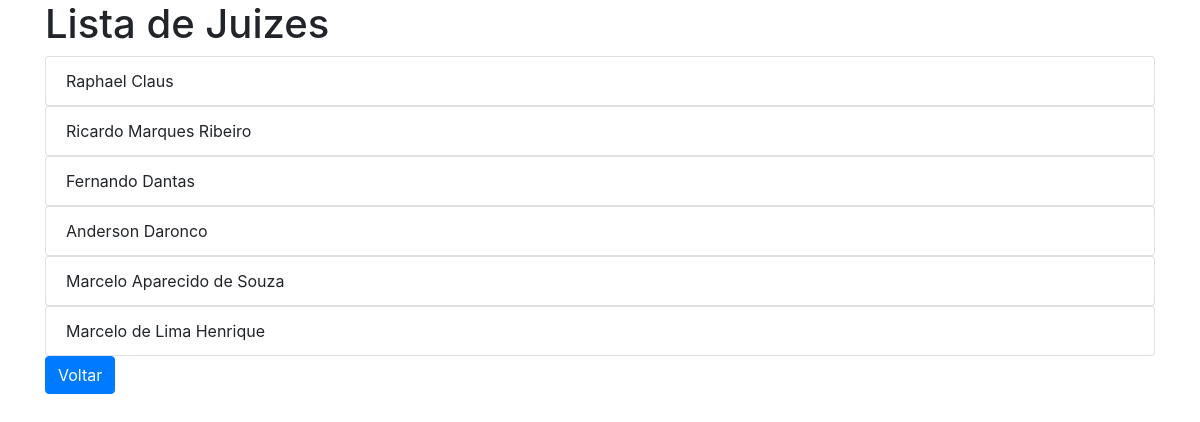
/juizes, run on the app's committed database.
### Juizes/models.py (models this page shows, shortened)
class Juiz(models.Model):
    Juiz_Nome = models.CharField('Nome', max_length=50)

### Juizes/views.py (the view)
# urls.py: path('juizes', juizes),
def juizes(request):
    context ={
        'juizes': Juiz.objects.all()
    }
    return render(request, 'juizes.html', context)

### Juizes/templates/juizes.html (shortened to what this page needs)
{% load bootstrap4 %}
<!DOCTYPE html>
<html lang="pt-br">
<head>
    {% bootstrap_css %}
</head>
<body>
<div class="container">
<h1>Lista de Juizes</h1>
{% for juizes in juizes %}
<ul class="list-group">
  <li class="list-group-item">{{juizes.Juiz_Nome}}</li>
</ul>
{% endfor %}
<input type="button" class="btn btn-primary" value="Voltar" onClick="index()">
</body>
</html>

### data on the page
Juiz: Juiz_Nome "Raphael Claus"
Juiz: Juiz_Nome "Ricardo Marques Ribeiro"
Juiz: Juiz_Nome "Fernando Dantas"
Juiz: Juiz_Nome "Anderson Daronco"
Juiz: Juiz_Nome "Marcelo Aparecido de Souza"
Juiz: Juiz_Nome "Marcelo de Lima Henrique"
